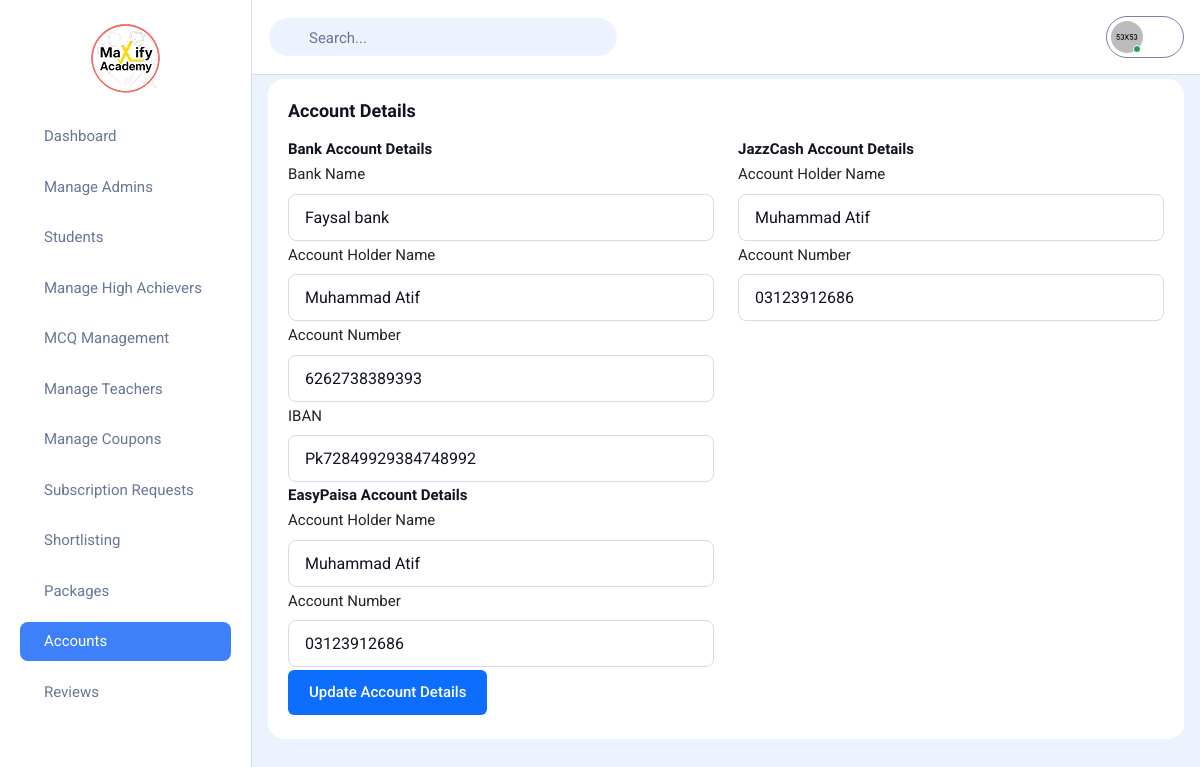
Screenshot of /Admin/accounts.php (signed in) with the database file from the repository.
### tables this page shows
CREATE TABLE `accounts` (
  `id` int(11) NOT NULL,
  `bank_name` varchar(191) NOT NULL,
  `bank_account_holder_name` text DEFAULT NULL,
  `bank_account_number` text DEFAULT NULL,
  `bank_account_iban` text DEFAULT NULL,
  `jazzCash_account_holder_name` text DEFAULT NULL,
  `jazzCash_account_number` text DEFAULT NULL,
  `easyPasisa_account_holder_name` text DEFAULT NULL,
  `easyPasisa_account_number` text DEFAULT NULL
);

### Admin/accounts.php (the view, shortened to what this page needs)
<?php
require 'config.php';
$stmt = $pdo->query("SELECT * FROM accounts LIMIT 1");
$account = $stmt->fetch();
?>
<!DOCTYPE html>
<html lang="en">
<head>
    <link rel="stylesheet" href="assets/css/bootstrap.min.css">
    <link rel="stylesheet" href="assets/css/file-upload.css">
    <link rel="stylesheet" href="assets/css/plyr.css">
    <link rel="stylesheet" href="https://cdn.datatables.net/2.0.8/css/dataTables.dataTables.min.css">
    <link rel="stylesheet" href="assets/css/full-calendar.css">
    <link rel="stylesheet" href="assets/css/jquery-ui.css">
    <link rel="stylesheet" href="assets/css/editor-quill.css">
    <link rel="stylesheet" href="assets/css/apexcharts.css">
    <link rel="stylesheet" href="assets/css/calendar.css">
    <link rel="stylesheet" href="assets/css/jquery-jvectormap-2.0.5.css">
    <link rel="stylesheet" href="assets/css/main.css">
</head>
<body>
<?php include "sidebar.php" ?>
<div class="dashboard-main-wrapper">
    <?php include "Includes/Header.php" ?>
    <div class="dashboard-body">
        <div class="row gy-4">
            <div class="col-12 mt-4">
                <div class="row">
                    <div class="col-md-12">
                        <div class="card">
                            <div class="card-body">
                                <h5>Account Details</h5>
                                <form method="post" class="mb-4">
                                    <div class="row">
                                        <div class="col-md-6">
                                            <h6 class="mb-3">Bank Account Details</h6>
                                            <div class="mb-3">
                                                <label class="form-label">Bank Name</label>
                                                <input type="text" name="bank_name" class="form-control"
                                                    value="<?= htmlspecialchars($account['bank_name'] ?? '') ?>" required>
                                            </div>
                                            <div class="mb-3">
                                                <label class="form-label">Account Holder Name</label>
                                                <input type="text" name="bank_account_holder_name" class="form-control"
                                                    value="<?= htmlspecialchars($account['bank_account_holder_name'] ?? '') ?>" required>
                                            </div>
                                            <div class="mb-3">
                                                <label class="form-label">Account Number</label>
                                                <input type="text" name="bank_account_number" class="form-control"
                                                    value="<?= htmlspecialchars($account['bank_account_number'] ?? '') ?>" required>
                                            </div>
                                            <div class="mb-3">
                                                <label class="form-label">IBAN</label>
                                                <input type="text" name="bank_account_iban" class="form-control"
                                                    value="<?= htmlspecialchars($account['bank_account_iban'] ?? '') ?>" required>
                                            </div>
                                        </div>
                                        <div class="col-md-6">
                                            <h6 class="mb-3">JazzCash Account Details</h6>
                                            <div class="mb-3">
                                                <label class="form-label">Account Holder Name</label>
                                                <input type="text" name="jazzCash_account_holder_name" class="form-control"
                                                    value="<?= htmlspecialchars($account['jazzCash_account_holder_name'] ?? '') ?>" required>
                                            </div>
                                            <div class="mb-3">
                                                <label class="form-label">Account Number</label>
                                                <input type="text" name="jazzCash_account_number" class="form-control"
                                                    value="<?= htmlspecialchars($account['jazzCash_account_number'] ?? '') ?>" required>
                                            </div>
                                        </div>
                                    </div>
                                    <div class="row">
                                        <div class="col-md-6">
                                            <h6 class="mb-3">EasyPaisa Account Details</h6>
                                            <div class="mb-3">
                                                <label class="form-label">Account Holder Name</label>
                                                <input type="text" name="easyPasisa_account_holder_name" class="form-control"
                                                    value="<?= htmlspecialchars($account['easyPasisa_account_holder_name'] ?? '') ?>" required>
                                            </div>
                                            <div class="mb-3">
                                                <label class="form-label">Account Number</label>
                                                <input type="text" name="easyPasisa_account_number" class="form-control"
                                                    value="<?= htmlspecialchars($account['easyPasisa_account_number'] ?? '') ?>" required>
                                            </div>
                                        </div>
                                    </div>
                                    <div class="row">
                                        <div class="col-12">
                                            <button type="submit" class="btn btn-primary">Update Account Details</button>
                                        </div>
                                    </div>
                                </form>
                            </div>
                        </div>
                    </div>
                </div>
            </div>
        </div>
    </div>
</div>
</body>
</html>

### Admin/assets/css/file-upload.css (style rules this page uses)
:root { --file-container-bg: #eeeeee; --file-bg: #f8f8f8; --file-border-color: #606060; --file-color: #2b2b2b; --table-border-color: #dbdbdb; --delete-button-bg: #f53636; --delete-button-color: #ffffff; --font-size: 0.875em; --font-family: 'Segoe UI', Tahoma, Geneva, Verdana, sans-serif; --shadow: 0px 8px 15px -8px rgba(0, 0, 0, 0.5); }
* { margin: 0; padding: 0; box-sizing: border-box; }

### rows the page displays
accounts: bank_name "Faysal bank", bank_account_holder_name "Muhammad Atif", bank_account_number "6262738389393", bank_account_iban "Pk72849929384748992", jazzCash_account_holder_name "Muhammad Atif", jazzCash_account_number "03123912686", easyPasisa_account_holder_name "Muhammad Atif", easyPasisa_account_number "03123912686"
